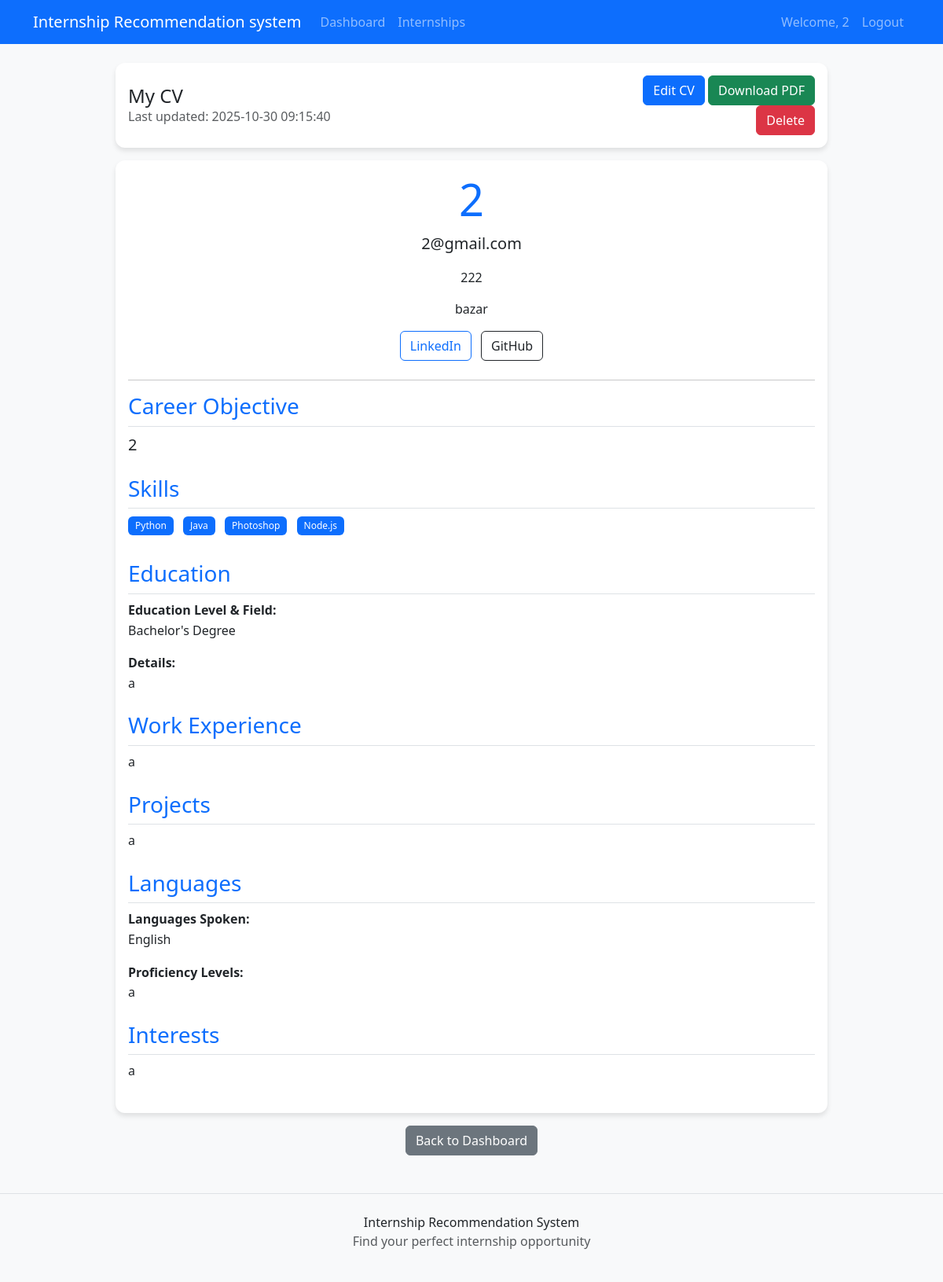
/cv/view (signed in), run on the app's committed database.
### tables this page shows
CREATE TABLE cvs (
            id INTEGER PRIMARY KEY AUTOINCREMENT,
            user_id INTEGER NOT NULL,
            full_name TEXT NOT NULL,
            email TEXT NOT NULL,
            phone TEXT,
            address TEXT,
            linkedin_url TEXT,
            github_url TEXT,
            objective TEXT,
            education TEXT,
            work_experience TEXT,
            projects TEXT,
            certifications TEXT,
            languages TEXT,
            interests TEXT,
            created_at TIMESTAMP DEFAULT CURRENT_TIMESTAMP,
            updated_at TIMESTAMP DEFAULT CURRENT_TIMESTAMP, education_details TEXT, languages_details TEXT, skills TEXT,
            FOREIGN KEY (user_id) REFERENCES users (id)
        );

### blueprints/cv.py (the view)
@cv_bp.route('/view')
def view():
    auth_check = require_student_auth()
    if auth_check:
        return auth_check
    conn = get_db()
    irs = conn.cursor()
    irs.execute("SELECT * FROM cvs WHERE user_id=?", (session['user_id'],))
    cv = irs.fetchone()
    if not cv:
        flash('No CV found. Please create one first.', 'info')
        return redirect(url_for('cv.create'))
    return render_template('cv_view.html', cv=cv)

### blueprints/cv.py (called while the page is built)
def require_student_auth():
    if 'user_id' not in session or session['role'] != 'student':
        flash('Please log in as a student', 'danger')
        return redirect(url_for('auth.login'))
    return None

### utils/database.py (called while the page is built)
def get_db():
    conn = sqlite3.connect(current_app.config['DATABASE'])
    conn.row_factory = sqlite3.Row
    return conn

### templates/cv_view.html (shortened to what this page needs)
{% extends "base.html" %}
{% block content %}
<div class="container mt-4">
    <div class="row justify-content-center">
        <div class="col-md-10">
            {% if not company_view %}
            <div class="card mb-3">
                <div class="card-body">
                    <div class="row align-items-center">
                        <div class="col-md-8">
                            <h4 class="mb-0"> My CV</h4>
                            <p class="text-muted mb-0">Last updated: {{ cv.updated_at or 'Never' }}</p>
                        </div>
                        <div class="col-md-4 text-end">
                            <a href="{{ url_for('cv.edit') }}" class="btn btn-primary">
                                 Edit CV
                            </a>
                            <a href="{{ url_for('cv.download') }}" class="btn btn-success">
                                 Download PDF
                            </a>
                            <button type="button" class="btn btn-danger" data-bs-toggle="modal" data-bs-target="#deleteModal">
                                 Delete
                            </button>
                        </div>
                    </div>
                </div>
            </div>
            {% endif %}
            <div class="card">
                <div class="card-body">
                    <div class="text-center mb-4">
                        <h1 class="display-4 text-primary">{{ cv.full_name }}</h1>
                        <p class="lead">{{ cv.email }}</p>
                        {% if cv.phone %}
                        <p> {{ cv.phone }}</p>
                        {% endif %}
                        {% if cv.address %}
                        <p> {{ cv.address }}</p>
                        {% endif %}
                        <div class="mt-3">
                            {% if cv.linkedin_url %}
                            <a href="{{ cv.linkedin_url }}" target="_blank" class="btn btn-outline-primary me-2">
                                 LinkedIn
                            </a>
                            {% endif %}
                            {% if cv.github_url %}
                            <a href="{{ cv.github_url }}" target="_blank" class="btn btn-outline-dark">
                                 GitHub
                            </a>
                            {% endif %}
                        </div>
                    </div>
                    <hr>
                    {% if cv.objective %}
                    <div class="mb-4">
                        <h3 class="text-primary border-bottom pb-2">Career Objective</h3>
                        <p class="lead">{{ cv.objective }}</p>
                    </div>
                    {% endif %}
                    {% if cv.certifications %}
                    <div class="mb-4">
                        <h3 class="text-primary border-bottom pb-2">Skills</h3>
                        <div class="cv-section">
                            {% for skill in cv.certifications.split(',') %}
                            <span class="badge bg-primary me-2 mb-2">{{ skill.strip() }}</span>
                            {% endfor %}
                        </div>
                    </div>
                    {% endif %}
                    {% if cv.education or cv.education_details %}
                    <div class="mb-4">
                        <h3 class="text-primary border-bottom pb-2">Education</h3>
                        {% if cv.education %}
                        <div class="cv-section">
                            <strong>Education Level & Field:</strong><br>
                            {{ cv.education | replace('\n', '<br>') | safe }}
                        </div>
                        {% endif %}
                        {% if cv.education_details %}
                        <div class="cv-section">
                            <strong>Details:</strong><br>
                            {{ cv.education_details | replace('\n', '<br>') | safe }}
                        </div>
                        {% endif %}
                    </div>
                    {% endif %}
                    {% if cv.work_experience %}
                    <div class="mb-4">
                        <h3 class="text-primary border-bottom pb-2">Work Experience</h3>
                        <div class="cv-section">
                            {{ cv.work_experience | replace('\n', '<br>') | safe }}
                        </div>
                    </div>
                    {% endif %}
                    {% if cv.projects %}
                    <div class="mb-4">
                        <h3 class="text-primary border-bottom pb-2">Projects</h3>
                        <div class="cv-section">
                            {{ cv.projects | replace('\n', '<br>') | safe }}
                        </div>
                    </div>
                    {% endif %}
                    {% if cv.languages or cv.languages_details %}
                    <div class="mb-4">
                        <h3 class="text-primary border-bottom pb-2">Languages</h3>
                        {% if cv.languages %}
                        <div class="cv-section">
                            <strong>Languages Spoken:</strong><br>
                            {{ cv.languages | replace('\n', '<br>') | safe }}
                        </div>
                        {% endif %}
                        {% if cv.languages_details %}
                        <div class="cv-section">
                            <strong>Proficiency Levels:</strong><br>
                            {{ cv.languages_details | replace('\n', '<br>') | safe }}
                        </div>
                        {% endif %}
                    </div>
                    {% endif %}
                    {% if cv.interests %}
                    <div class="mb-4">
                        <h3 class="text-primary border-bottom pb-2">Interests</h3>
                        <div class="cv-section">
                            {{ cv.interests | replace('\n', '<br>') | safe }}
                        </div>
                    </div>
                    {% endif %}
                </div>
            </div>
            {% if not company_view %}
            <div class="text-center mt-3">
                <a href="{{ url_for('student.dashboard') }}" class="btn btn-secondary">
                     Back to Dashboard
                </a>
            </div>
            {% endif %}
        </div>
    </div>
</div>
{% endblock %}

### static/css/style.css (style rules this page uses)
body { background-color: #f8f9fa; font-family: 'Segoe UI', Tahoma, Geneva, Verdana, sans-serif; }
.card { border: none; border-radius: 0.75rem; box-shadow: 0 4px 6px rgba(0, 0, 0, 0.1); transition: transform 0.3s, box-shadow 0.3s; }
.badge { padding: 0.5em 0.75em; font-weight: 500; }
.cv-section { line-height: 1.6; margin-bottom: 1rem; }

### data on the page
cvs: updated_at "2025-10-30 09:15:40", full_name "2", email "2@gmail.com", phone "222", address "bazar", objective "2", education "Bachelor's Degree", education_details "a", work_experience "a", projects "a", languages "English", languages_details "a", interests "a"

### other printed values
{{ session['name'] }} "2"
{{ skill.strip() }} "Python" "Java" "Photoshop" "Node.js"
